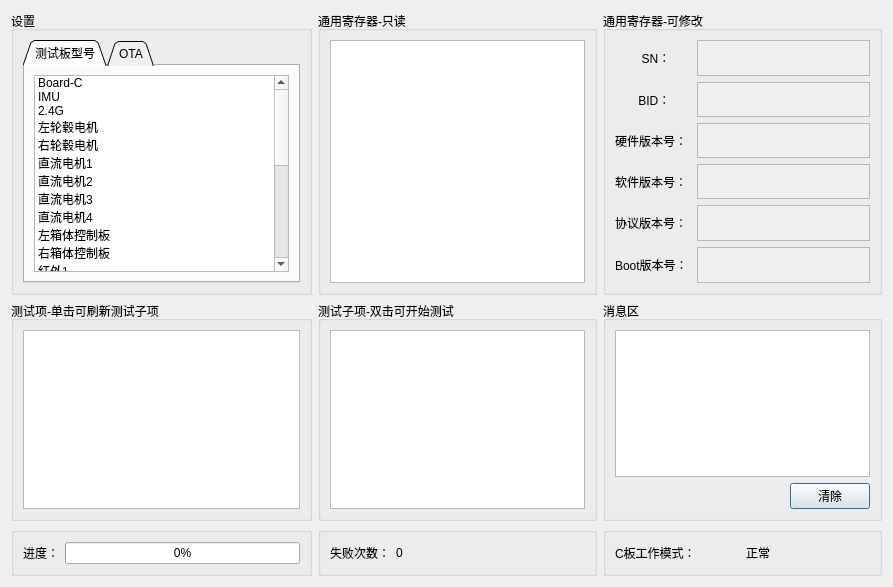
<?xml version="1.0" encoding="UTF-8"?>
<ui version="4.0">
 <class>Dialog</class>
 <widget class="QDialog" name="Dialog">
  <property name="geometry">
   <rect>
    <x>0</x>
    <y>0</y>
    <width>893</width>
    <height>587</height>
   </rect>
  </property>
  <property name="windowTitle">
   <string>YG协议单板C测试</string>
  </property>
  <property name="sizeGripEnabled">
   <bool>false</bool>
  </property>
  <property name="modal">
   <bool>false</bool>
  </property>
  <layout class="QHBoxLayout" name="horizontalLayout">
   <item>
    <layout class="QGridLayout" name="gridLayout_5">
     <item row="1" column="3">
      <widget class="QGroupBox" name="groupBox">
       <property name="title">
        <string>消息区</string>
       </property>
       <layout class="QGridLayout" name="gridLayout_4">
        <item row="0" column="0" colspan="2">
         <widget class="QTextBrowser" name="testmessage"/>
        </item>
        <item row="1" column="1">
         <widget class="QPushButton" name="messclear">
          <property name="text">
           <string>清除</string>
          </property>
         </widget>
        </item>
        <item row="1" column="0">
         <spacer name="horizontalSpacer">
          <property name="orientation">
           <enum>Qt::Horizontal</enum>
          </property>
          <property name="sizeHint" stdset="0">
           <size>
            <width>40</width>
            <height>20</height>
           </size>
          </property>
         </spacer>
        </item>
       </layout>
      </widget>
     </item>
     <item row="2" column="0">
      <widget class="QGroupBox" name="groupBox_7">
       <property name="title">
        <string/>
       </property>
       <layout class="QGridLayout" name="gridLayout_8">
        <item row="0" column="0">
         <widget class="QLabel" name="label">
          <property name="text">
           <string>进度：</string>
          </property>
         </widget>
        </item>
        <item row="0" column="1">
         <widget class="QProgressBar" name="progressBar">
          <property name="value">
           <number>0</number>
          </property>
         </widget>
        </item>
       </layout>
      </widget>
     </item>
     <item row="0" column="0">
      <widget class="QGroupBox" name="groupBox_3">
       <property name="title">
        <string>设置</string>
       </property>
       <layout class="QGridLayout" name="gridLayout_2">
        <item row="0" column="0">
         <widget class="QTabWidget" name="tabWidget">
          <property name="tabShape">
           <enum>QTabWidget::Triangular</enum>
          </property>
          <property name="currentIndex">
           <number>0</number>
          </property>
          <widget class="QWidget" name="tab_3">
           <attribute name="title">
            <string>测试板型号</string>
           </attribute>
           <layout class="QGridLayout" name="gridLayout_10">
            <item row="0" column="0">
             <widget class="QListWidget" name="boardlist">
              <property name="enabled">
               <bool>true</bool>
              </property>
              <property name="toolTip">
               <string>右键可设置为测试设备</string>
              </property>
              <property name="currentRow">
               <number>-1</number>
              </property>
              <item>
               <property name="text">
                <string>Board-C</string>
               </property>
               <property name="icon">
                <iconset resource="image.qrc">
                 <normaloff>:/icons/firmware.png</normaloff>:/icons/firmware.png</iconset>
               </property>
              </item>
              <item>
               <property name="text">
                <string>IMU</string>
               </property>
               <property name="icon">
                <iconset resource="image.qrc">
                 <normaloff>:/icons/set.png</normaloff>:/icons/set.png</iconset>
               </property>
              </item>
              <item>
               <property name="text">
                <string>2.4G</string>
               </property>
               <property name="icon">
                <iconset resource="image.qrc">
                 <normaloff>:/icons/wifi.png</normaloff>:/icons/wifi.png</iconset>
               </property>
              </item>
              <item>
               <property name="text">
                <string>左轮毂电机</string>
               </property>
               <property name="icon">
                <iconset resource="image.qrc">
                 <normaloff>:/icons/montor.png</normaloff>:/icons/montor.png</iconset>
               </property>
              </item>
              <item>
               <property name="text">
                <string>右轮毂电机</string>
               </property>
               <property name="icon">
                <iconset resource="image.qrc">
                 <normaloff>:/icons/montor.png</normaloff>:/icons/montor.png</iconset>
               </property>
              </item>
              <item>
               <property name="text">
                <string>直流电机1</string>
               </property>
               <property name="icon">
                <iconset resource="image.qrc">
                 <normaloff>:/icons/open.png</normaloff>:/icons/open.png</iconset>
               </property>
              </item>
              <item>
               <property name="text">
                <string>直流电机2</string>
               </property>
               <property name="icon">
                <iconset resource="image.qrc">
                 <normaloff>:/icons/open.png</normaloff>:/icons/open.png</iconset>
               </property>
              </item>
              <item>
               <property name="text">
                <string>直流电机3</string>
               </property>
               <property name="icon">
                <iconset resource="image.qrc">
                 <normaloff>:/icons/open.png</normaloff>:/icons/open.png</iconset>
               </property>
              </item>
              <item>
               <property name="text">
                <string>直流电机4</string>
               </property>
               <property name="icon">
                <iconset resource="image.qrc">
                 <normaloff>:/icons/open.png</normaloff>:/icons/open.png</iconset>
               </property>
              </item>
              <item>
               <property name="text">
                <string>左箱体控制板</string>
               </property>
               <property name="icon">
                <iconset resource="image.qrc">
                 <normaloff>:/icons/firmware.png</normaloff>:/icons/firmware.png</iconset>
               </property>
              </item>
              <item>
               <property name="text">
                <string>右箱体控制板</string>
               </property>
               <property name="icon">
                <iconset resource="image.qrc">
                 <normaloff>:/icons/firmware.png</normaloff>:/icons/firmware.png</iconset>
               </property>
              </item>
              <item>
               <property name="text">
                <string>红外1</string>
               </property>
               <property name="icon">
                <iconset resource="image.qrc">
                 <normaloff>:/icons/IR.png</normaloff>:/icons/IR.png</iconset>
               </property>
              </item>
              <item>
               <property name="text">
                <string>红外2</string>
               </property>
               <property name="icon">
                <iconset resource="image.qrc">
                 <normaloff>:/icons/IR.png</normaloff>:/icons/IR.png</iconset>
               </property>
              </item>
              <item>
               <property name="text">
                <string>红外3</string>
               </property>
               <property name="icon">
                <iconset resource="image.qrc">
                 <normaloff>:/icons/IR.png</normaloff>:/icons/IR.png</iconset>
               </property>
              </item>
              <item>
               <property name="text">
                <string>红外4</string>
               </property>
               <property name="icon">
                <iconset resource="image.qrc">
                 <normaloff>:/icons/IR.png</normaloff>:/icons/IR.png</iconset>
               </property>
              </item>
              <item>
               <property name="text">
                <string>红外5</string>
               </property>
               <property name="icon">
                <iconset resource="image.qrc">
                 <normaloff>:/icons/IR.png</normaloff>:/icons/IR.png</iconset>
               </property>
              </item>
              <item>
               <property name="text">
                <string>红外6</string>
               </property>
               <property name="icon">
                <iconset resource="image.qrc">
                 <normaloff>:/icons/IR.png</normaloff>:/icons/IR.png</iconset>
               </property>
              </item>
              <item>
               <property name="text">
                <string>红外7</string>
               </property>
               <property name="icon">
                <iconset resource="image.qrc">
                 <normaloff>:/icons/IR.png</normaloff>:/icons/IR.png</iconset>
               </property>
              </item>
              <item>
               <property name="text">
                <string>红外8</string>
               </property>
               <property name="icon">
                <iconset resource="image.qrc">
                 <normaloff>:/icons/IR.png</normaloff>:/icons/IR.png</iconset>
               </property>
              </item>
              <item>
               <property name="text">
                <string>红外9</string>
               </property>
               <property name="icon">
                <iconset resource="image.qrc">
                 <normaloff>:/icons/IR.png</normaloff>:/icons/IR.png</iconset>
               </property>
              </item>
              <item>
               <property name="text">
                <string>红外10</string>
               </property>
               <property name="icon">
                <iconset resource="image.qrc">
                 <normaloff>:/icons/IR.png</normaloff>:/icons/IR.png</iconset>
               </property>
              </item>
              <item>
               <property name="text">
                <string>灯光控制</string>
               </property>
               <property name="icon">
                <iconset resource="image.qrc">
                 <normaloff>:/icons/denguang.png</normaloff>:/icons/denguang.png</iconset>
               </property>
              </item>
             </widget>
            </item>
           </layout>
          </widget>
          <widget class="QWidget" name="tab_4">
           <attribute name="title">
            <string>OTA</string>
           </attribute>
           <widget class="QListWidget" name="otalist">
            <property name="enabled">
             <bool>true</bool>
            </property>
            <property name="geometry">
             <rect>
              <x>10</x>
              <y>10</y>
              <width>251</width>
              <height>191</height>
             </rect>
            </property>
            <property name="toolTip">
             <string>右键可设置为测试设备</string>
            </property>
            <property name="currentRow">
             <number>-1</number>
            </property>
            <item>
             <property name="text">
              <string>Board-C</string>
             </property>
             <property name="icon">
              <iconset resource="image.qrc">
               <normaloff>:/icons/firmware.png</normaloff>:/icons/firmware.png</iconset>
             </property>
            </item>
            <item>
             <property name="text">
              <string>IMU</string>
             </property>
             <property name="icon">
              <iconset resource="image.qrc">
               <normaloff>:/icons/set.png</normaloff>:/icons/set.png</iconset>
             </property>
            </item>
            <item>
             <property name="text">
              <string>2.4G</string>
             </property>
             <property name="icon">
              <iconset resource="image.qrc">
               <normaloff>:/icons/wifi.png</normaloff>:/icons/wifi.png</iconset>
             </property>
            </item>
            <item>
             <property name="text">
              <string>轮毂电机</string>
             </property>
             <property name="icon">
              <iconset resource="image.qrc">
               <normaloff>:/icons/montor.png</normaloff>:/icons/montor.png</iconset>
             </property>
            </item>
            <item>
             <property name="text">
              <string>开门电机</string>
             </property>
             <property name="icon">
              <iconset resource="image.qrc">
               <normaloff>:/icons/open.png</normaloff>:/icons/open.png</iconset>
             </property>
            </item>
            <item>
             <property name="text">
              <string>左右箱体控制板</string>
             </property>
             <property name="icon">
              <iconset resource="image.qrc">
               <normaloff>:/icons/firmware.png</normaloff>:/icons/firmware.png</iconset>
             </property>
            </item>
            <item>
             <property name="text">
              <string>红外传感器</string>
             </property>
             <property name="icon">
              <iconset resource="image.qrc">
               <normaloff>:/icons/IR.png</normaloff>:/icons/IR.png</iconset>
             </property>
            </item>
            <item>
             <property name="text">
              <string>灯光控制</string>
             </property>
             <property name="icon">
              <iconset resource="image.qrc">
               <normaloff>:/icons/denguang.png</normaloff>:/icons/denguang.png</iconset>
             </property>
            </item>
           </widget>
          </widget>
         </widget>
        </item>
       </layout>
      </widget>
     </item>
     <item row="1" column="0">
      <widget class="QGroupBox" name="groupBox_6">
       <property name="title">
        <string>测试项-单击可刷新测试子项</string>
       </property>
       <layout class="QGridLayout" name="gridLayout_7">
        <item row="0" column="0">
         <widget class="QListWidget" name="testitem"/>
        </item>
       </layout>
      </widget>
     </item>
     <item row="1" column="1">
      <widget class="QGroupBox" name="groupBox_8">
       <property name="title">
        <string>测试子项-双击可开始测试</string>
       </property>
       <layout class="QGridLayout" name="gridLayout_12">
        <item row="0" column="0">
         <widget class="QListWidget" name="subtest"/>
        </item>
       </layout>
      </widget>
     </item>
     <item row="0" column="3">
      <widget class="QGroupBox" name="groupBox_2">
       <property name="title">
        <string>通用寄存器-可修改</string>
       </property>
       <layout class="QGridLayout" name="gridLayout">
        <item row="2" column="0">
         <widget class="QLabel" name="label_7">
          <property name="sizePolicy">
           <sizepolicy hsizetype="Expanding" vsizetype="Expanding">
            <horstretch>0</horstretch>
            <verstretch>0</verstretch>
           </sizepolicy>
          </property>
          <property name="text">
           <string>硬件版本号：</string>
          </property>
         </widget>
        </item>
        <item row="0" column="1">
         <widget class="QTextEdit" name="SN">
          <property name="enabled">
           <bool>false</bool>
          </property>
          <property name="sizePolicy">
           <sizepolicy hsizetype="Expanding" vsizetype="Fixed">
            <horstretch>0</horstretch>
            <verstretch>0</verstretch>
           </sizepolicy>
          </property>
          <property name="maximumSize">
           <size>
            <width>173</width>
            <height>36</height>
           </size>
          </property>
         </widget>
        </item>
        <item row="1" column="1">
         <widget class="QTextEdit" name="BID">
          <property name="enabled">
           <bool>false</bool>
          </property>
          <property name="sizePolicy">
           <sizepolicy hsizetype="Expanding" vsizetype="Fixed">
            <horstretch>0</horstretch>
            <verstretch>0</verstretch>
           </sizepolicy>
          </property>
          <property name="maximumSize">
           <size>
            <width>173</width>
            <height>35</height>
           </size>
          </property>
         </widget>
        </item>
        <item row="3" column="0">
         <widget class="QLabel" name="label_8">
          <property name="sizePolicy">
           <sizepolicy hsizetype="Expanding" vsizetype="Expanding">
            <horstretch>0</horstretch>
            <verstretch>0</verstretch>
           </sizepolicy>
          </property>
          <property name="text">
           <string>软件版本号：</string>
          </property>
         </widget>
        </item>
        <item row="2" column="1">
         <widget class="QTextEdit" name="hardver">
          <property name="enabled">
           <bool>false</bool>
          </property>
          <property name="sizePolicy">
           <sizepolicy hsizetype="Expanding" vsizetype="Fixed">
            <horstretch>0</horstretch>
            <verstretch>0</verstretch>
           </sizepolicy>
          </property>
          <property name="maximumSize">
           <size>
            <width>173</width>
            <height>35</height>
           </size>
          </property>
         </widget>
        </item>
        <item row="1" column="0">
         <widget class="QLabel" name="label_11">
          <property name="sizePolicy">
           <sizepolicy hsizetype="Expanding" vsizetype="Expanding">
            <horstretch>0</horstretch>
            <verstretch>0</verstretch>
           </sizepolicy>
          </property>
          <property name="text">
           <string>       BID：</string>
          </property>
         </widget>
        </item>
        <item row="3" column="1">
         <widget class="QTextEdit" name="softver">
          <property name="enabled">
           <bool>false</bool>
          </property>
          <property name="sizePolicy">
           <sizepolicy hsizetype="Expanding" vsizetype="Fixed">
            <horstretch>0</horstretch>
            <verstretch>0</verstretch>
           </sizepolicy>
          </property>
          <property name="maximumSize">
           <size>
            <width>173</width>
            <height>35</height>
           </size>
          </property>
         </widget>
        </item>
        <item row="0" column="0">
         <widget class="QLabel" name="label_3">
          <property name="sizePolicy">
           <sizepolicy hsizetype="Expanding" vsizetype="Expanding">
            <horstretch>0</horstretch>
            <verstretch>0</verstretch>
           </sizepolicy>
          </property>
          <property name="text">
           <string>        SN：</string>
          </property>
         </widget>
        </item>
        <item row="4" column="1">
         <widget class="QTextEdit" name="protover">
          <property name="enabled">
           <bool>false</bool>
          </property>
          <property name="sizePolicy">
           <sizepolicy hsizetype="Expanding" vsizetype="Fixed">
            <horstretch>0</horstretch>
            <verstretch>0</verstretch>
           </sizepolicy>
          </property>
          <property name="maximumSize">
           <size>
            <width>173</width>
            <height>36</height>
           </size>
          </property>
         </widget>
        </item>
        <item row="4" column="0">
         <widget class="QLabel" name="label_9">
          <property name="sizePolicy">
           <sizepolicy hsizetype="Expanding" vsizetype="Expanding">
            <horstretch>0</horstretch>
            <verstretch>0</verstretch>
           </sizepolicy>
          </property>
          <property name="text">
           <string>协议版本号：</string>
          </property>
         </widget>
        </item>
        <item row="5" column="0">
         <widget class="QLabel" name="label_10">
          <property name="sizePolicy">
           <sizepolicy hsizetype="Expanding" vsizetype="Expanding">
            <horstretch>0</horstretch>
            <verstretch>0</verstretch>
           </sizepolicy>
          </property>
          <property name="text">
           <string>Boot版本号：</string>
          </property>
         </widget>
        </item>
        <item row="5" column="1">
         <widget class="QTextEdit" name="bootver">
          <property name="enabled">
           <bool>false</bool>
          </property>
          <property name="sizePolicy">
           <sizepolicy hsizetype="Expanding" vsizetype="Fixed">
            <horstretch>0</horstretch>
            <verstretch>0</verstretch>
           </sizepolicy>
          </property>
          <property name="maximumSize">
           <size>
            <width>173</width>
            <height>36</height>
           </size>
          </property>
         </widget>
        </item>
       </layout>
      </widget>
     </item>
     <item row="2" column="1">
      <widget class="QGroupBox" name="groupBox_4">
       <property name="title">
        <string/>
       </property>
       <layout class="QGridLayout" name="gridLayout_3">
        <item row="0" column="0">
         <widget class="QLabel" name="label_13">
          <property name="sizePolicy">
           <sizepolicy hsizetype="Fixed" vsizetype="Preferred">
            <horstretch>0</horstretch>
            <verstretch>0</verstretch>
           </sizepolicy>
          </property>
          <property name="text">
           <string>失败次数：</string>
          </property>
         </widget>
        </item>
        <item row="0" column="1">
         <widget class="QLabel" name="testcount">
          <property name="text">
           <string>0</string>
          </property>
         </widget>
        </item>
       </layout>
      </widget>
     </item>
     <item row="2" column="3">
      <widget class="QGroupBox" name="groupBox_5">
       <property name="title">
        <string/>
       </property>
       <layout class="QGridLayout" name="gridLayout_6">
        <item row="0" column="0">
         <widget class="QLabel" name="label_6">
          <property name="text">
           <string>C板工作模式：</string>
          </property>
         </widget>
        </item>
        <item row="0" column="1">
         <widget class="QLabel" name="workmodel">
          <property name="text">
           <string>正常</string>
          </property>
         </widget>
        </item>
       </layout>
      </widget>
     </item>
     <item row="0" column="1">
      <widget class="QGroupBox" name="groupBox_9">
       <property name="title">
        <string>通用寄存器-只读</string>
       </property>
       <layout class="QGridLayout" name="gridLayout_13">
        <item row="0" column="0">
         <widget class="QTextBrowser" name="reginfo"/>
        </item>
       </layout>
      </widget>
     </item>
    </layout>
   </item>
  </layout>
 </widget>
 <resources>
  <include location="image.qrc"/>
 </resources>
 <connections/>
</ui>
